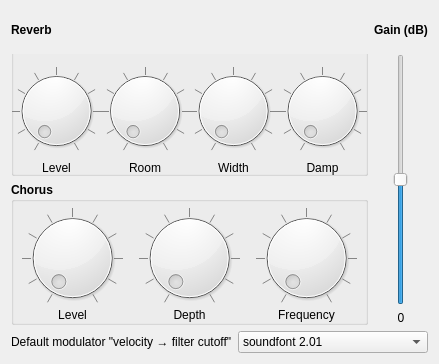
<?xml version="1.0" encoding="UTF-8"?>
<ui version="4.0">
 <class>ConfigSectionSound</class>
 <widget class="QWidget" name="ConfigSectionSound">
  <property name="geometry">
   <rect>
    <x>0</x>
    <y>0</y>
    <width>439</width>
    <height>364</height>
   </rect>
  </property>
  <property name="windowTitle">
   <string notr="true">Form</string>
  </property>
  <layout class="QGridLayout" name="gridLayout_2">
   <item row="2" column="0">
    <widget class="QGroupBox" name="groupBoxChorus">
     <property name="sizePolicy">
      <sizepolicy hsizetype="Expanding" vsizetype="Preferred">
       <horstretch>0</horstretch>
       <verstretch>0</verstretch>
      </sizepolicy>
     </property>
     <property name="font">
      <font>
       <weight>75</weight>
       <bold>true</bold>
      </font>
     </property>
     <property name="title">
      <string>Chorus</string>
     </property>
     <property name="alignment">
      <set>Qt::AlignLeading|Qt::AlignLeft|Qt::AlignTop</set>
     </property>
     <property name="flat">
      <bool>true</bool>
     </property>
     <layout class="QGridLayout" name="gridLayout_3">
      <property name="leftMargin">
       <number>0</number>
      </property>
      <property name="topMargin">
       <number>6</number>
      </property>
      <property name="rightMargin">
       <number>0</number>
      </property>
      <property name="bottomMargin">
       <number>0</number>
      </property>
      <property name="spacing">
       <number>0</number>
      </property>
      <item row="1" column="0">
       <widget class="QLabel" name="label_10">
        <property name="font">
         <font>
          <weight>50</weight>
          <bold>false</bold>
         </font>
        </property>
        <property name="text">
         <string>Level</string>
        </property>
        <property name="alignment">
         <set>Qt::AlignCenter</set>
        </property>
       </widget>
      </item>
      <item row="0" column="2">
       <widget class="QDial" name="dialChoFrequence">
        <property name="maximum">
         <number>100</number>
        </property>
        <property name="notchTarget">
         <double>10.000000000000000</double>
        </property>
        <property name="notchesVisible">
         <bool>true</bool>
        </property>
       </widget>
      </item>
      <item row="0" column="0">
       <widget class="QDial" name="dialChoNiveau">
        <property name="minimumSize">
         <size>
          <width>0</width>
          <height>100</height>
         </size>
        </property>
        <property name="maximum">
         <number>100</number>
        </property>
        <property name="notchTarget">
         <double>10.000000000000000</double>
        </property>
        <property name="notchesVisible">
         <bool>true</bool>
        </property>
       </widget>
      </item>
      <item row="1" column="2">
       <widget class="QLabel" name="label_12">
        <property name="font">
         <font>
          <weight>50</weight>
          <bold>false</bold>
         </font>
        </property>
        <property name="text">
         <string>Frequency</string>
        </property>
        <property name="alignment">
         <set>Qt::AlignCenter</set>
        </property>
       </widget>
      </item>
      <item row="1" column="1">
       <widget class="QLabel" name="label_11">
        <property name="font">
         <font>
          <weight>50</weight>
          <bold>false</bold>
         </font>
        </property>
        <property name="text">
         <string>Depth</string>
        </property>
        <property name="alignment">
         <set>Qt::AlignCenter</set>
        </property>
       </widget>
      </item>
      <item row="0" column="1">
       <widget class="QDial" name="dialChoAmplitude">
        <property name="maximum">
         <number>100</number>
        </property>
        <property name="notchTarget">
         <double>10.000000000000000</double>
        </property>
        <property name="notchesVisible">
         <bool>true</bool>
        </property>
       </widget>
      </item>
     </layout>
    </widget>
   </item>
   <item row="3" column="0" colspan="2">
    <layout class="QGridLayout" name="gridLayout_4">
     <item row="0" column="0">
      <widget class="QLabel" name="label">
       <property name="text">
        <string>Default modulator &quot;velocity → filter cutoff&quot;</string>
       </property>
      </widget>
     </item>
     <item row="0" column="1">
      <widget class="QComboBox" name="comboVelToFilter">
       <item>
        <property name="text">
         <string>soundfont 2.01</string>
        </property>
       </item>
       <item>
        <property name="text">
         <string>soundfont 2.04</string>
        </property>
       </item>
       <item>
        <property name="text">
         <string>disabled</string>
        </property>
       </item>
      </widget>
     </item>
    </layout>
   </item>
   <item row="0" column="0">
    <widget class="QLabel" name="label_19">
     <property name="font">
      <font>
       <weight>75</weight>
       <bold>true</bold>
      </font>
     </property>
     <property name="text">
      <string>Reverb</string>
     </property>
    </widget>
   </item>
   <item row="1" column="1" rowspan="2">
    <layout class="QVBoxLayout" name="verticalLayout_4">
     <item>
      <widget class="QSlider" name="sliderGain">
       <property name="sizePolicy">
        <sizepolicy hsizetype="Preferred" vsizetype="Expanding">
         <horstretch>0</horstretch>
         <verstretch>0</verstretch>
        </sizepolicy>
       </property>
       <property name="minimum">
        <number>-50</number>
       </property>
       <property name="maximum">
        <number>50</number>
       </property>
       <property name="orientation">
        <enum>Qt::Vertical</enum>
       </property>
       <property name="tickPosition">
        <enum>QSlider::NoTicks</enum>
       </property>
       <property name="tickInterval">
        <number>25</number>
       </property>
      </widget>
     </item>
     <item>
      <widget class="QLabel" name="labelGain">
       <property name="minimumSize">
        <size>
         <width>30</width>
         <height>0</height>
        </size>
       </property>
       <property name="text">
        <string notr="true">0</string>
       </property>
       <property name="alignment">
        <set>Qt::AlignCenter</set>
       </property>
      </widget>
     </item>
    </layout>
   </item>
   <item row="0" column="1">
    <widget class="QLabel" name="label_33">
     <property name="font">
      <font>
       <weight>75</weight>
       <bold>true</bold>
      </font>
     </property>
     <property name="text">
      <string>Gain (dB)</string>
     </property>
    </widget>
   </item>
   <item row="1" column="0">
    <widget class="QGroupBox" name="groupBoxReverb">
     <property name="sizePolicy">
      <sizepolicy hsizetype="Expanding" vsizetype="Preferred">
       <horstretch>0</horstretch>
       <verstretch>0</verstretch>
      </sizepolicy>
     </property>
     <property name="font">
      <font>
       <weight>75</weight>
       <bold>true</bold>
      </font>
     </property>
     <property name="styleSheet">
      <string notr="true">QGroupBox{padding-top:17px; margin-top:-17px}</string>
     </property>
     <property name="flat">
      <bool>true</bool>
     </property>
     <layout class="QGridLayout" name="gridLayout">
      <property name="leftMargin">
       <number>0</number>
      </property>
      <property name="topMargin">
       <number>6</number>
      </property>
      <property name="rightMargin">
       <number>0</number>
      </property>
      <property name="bottomMargin">
       <number>0</number>
      </property>
      <property name="spacing">
       <number>0</number>
      </property>
      <item row="2" column="2">
       <widget class="QLabel" name="label_8">
        <property name="font">
         <font>
          <weight>50</weight>
          <bold>false</bold>
         </font>
        </property>
        <property name="text">
         <string>Width</string>
        </property>
        <property name="alignment">
         <set>Qt::AlignCenter</set>
        </property>
       </widget>
      </item>
      <item row="0" column="0">
       <widget class="QDial" name="dialRevNiveau">
        <property name="minimumSize">
         <size>
          <width>0</width>
          <height>100</height>
         </size>
        </property>
        <property name="maximum">
         <number>100</number>
        </property>
        <property name="notchTarget">
         <double>10.000000000000000</double>
        </property>
        <property name="notchesVisible">
         <bool>true</bool>
        </property>
       </widget>
      </item>
      <item row="2" column="0">
       <widget class="QLabel" name="label_6">
        <property name="font">
         <font>
          <weight>50</weight>
          <bold>false</bold>
         </font>
        </property>
        <property name="text">
         <string>Level</string>
        </property>
        <property name="alignment">
         <set>Qt::AlignCenter</set>
        </property>
       </widget>
      </item>
      <item row="0" column="1">
       <widget class="QDial" name="dialRevProfondeur">
        <property name="maximum">
         <number>100</number>
        </property>
        <property name="notchTarget">
         <double>10.000000000000000</double>
        </property>
        <property name="notchesVisible">
         <bool>true</bool>
        </property>
       </widget>
      </item>
      <item row="0" column="3">
       <widget class="QDial" name="dialRevAttenuation">
        <property name="maximum">
         <number>100</number>
        </property>
        <property name="notchTarget">
         <double>10.000000000000000</double>
        </property>
        <property name="notchesVisible">
         <bool>true</bool>
        </property>
       </widget>
      </item>
      <item row="0" column="2">
       <widget class="QDial" name="dialRevDensite">
        <property name="maximum">
         <number>100</number>
        </property>
        <property name="notchTarget">
         <double>10.000000000000000</double>
        </property>
        <property name="notchesVisible">
         <bool>true</bool>
        </property>
       </widget>
      </item>
      <item row="2" column="3">
       <widget class="QLabel" name="label_9">
        <property name="font">
         <font>
          <weight>50</weight>
          <bold>false</bold>
         </font>
        </property>
        <property name="text">
         <string>Damp</string>
        </property>
        <property name="alignment">
         <set>Qt::AlignCenter</set>
        </property>
       </widget>
      </item>
      <item row="2" column="1">
       <widget class="QLabel" name="label_7">
        <property name="font">
         <font>
          <weight>50</weight>
          <bold>false</bold>
         </font>
        </property>
        <property name="text">
         <string>Room</string>
        </property>
        <property name="alignment">
         <set>Qt::AlignCenter</set>
        </property>
       </widget>
      </item>
     </layout>
    </widget>
   </item>
  </layout>
 </widget>
 <resources/>
 <connections/>
</ui>
